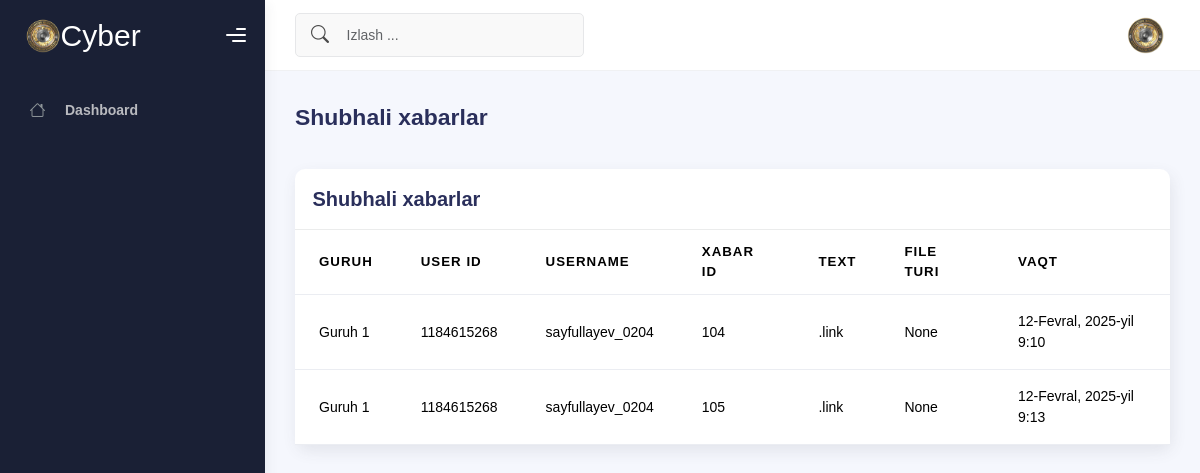
/chek-message, run on an earlier commit of the app's database.
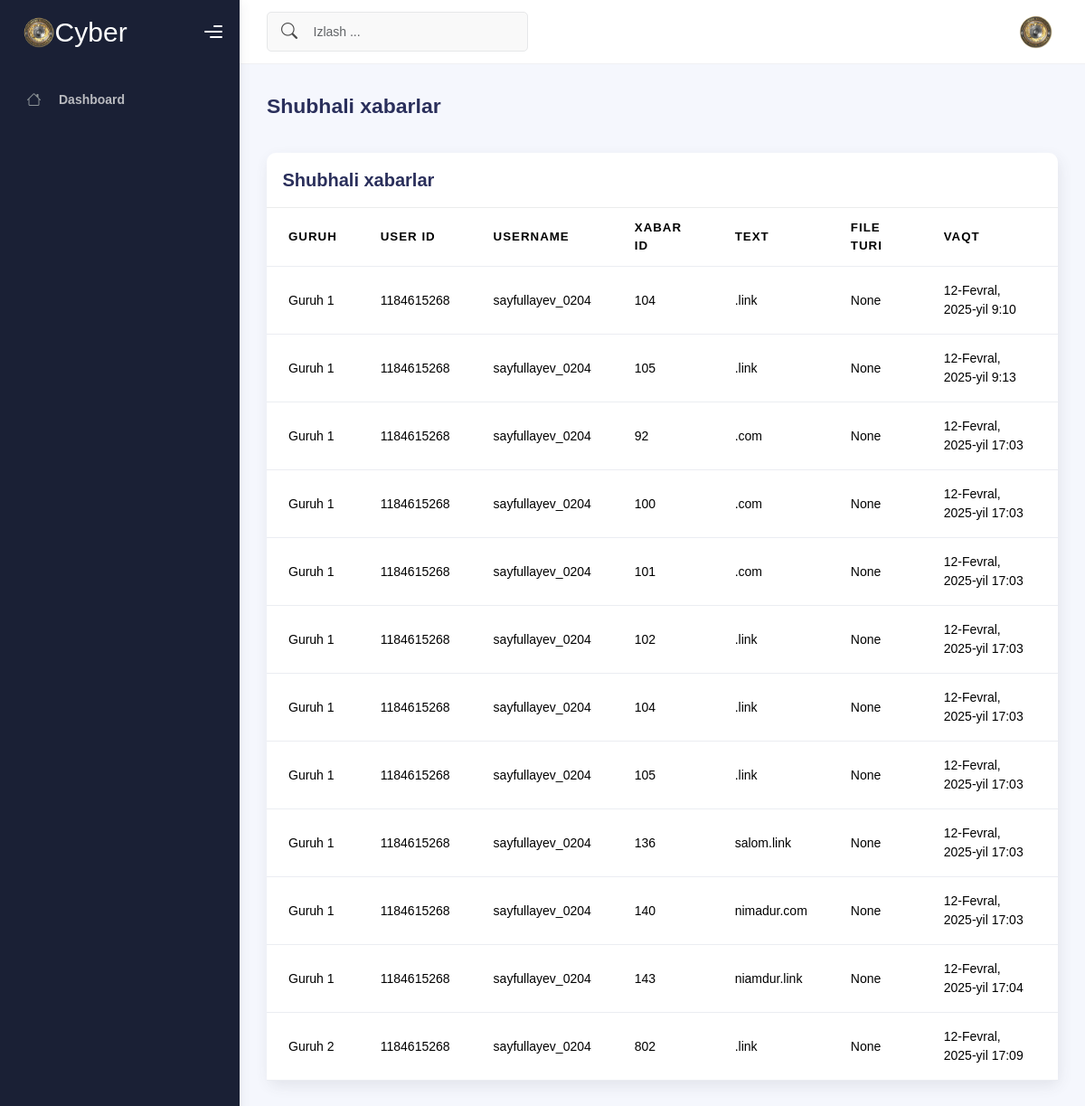
And on a later commit of the database.
### for_bot/models.py (models this page shows, shortened)
class TelegramMessageLog(models.Model):
    group = models.ForeignKey(Group, on_delete=models.CASCADE)  # Guruh bilan bog‘lash
    user_id = models.BigIntegerField()
    username = models.CharField(max_length=100, null=True, blank=True)
    message_id = models.BigIntegerField()
    text = models.TextField(null=True, blank=True)
    file_type = models.CharField(max_length=10, null=True, blank=True)
    created_at = models.DateTimeField(auto_now_add=True)

### app/models.py (models this page shows, shortened)
class Group(models.Model):
    group_id = models.CharField(max_length=50, unique=True)
    name = models.CharField(max_length=100)
    category = models.ForeignKey(GroupCategory, on_delete=models.CASCADE)
    is_admin = models.BooleanField(default=False)  # Bot admin yoki yo‘qligini tekshirish uchun

### for_bot/views.py (the view)
# urls.py: path("chek-message", message_list, name="chek_message"),
def message_list(request):
    messages = TelegramMessageLog.objects.all()
    return render(request, "check/telegram_message.html", {"message": messages})

### templates/check/telegram_message.html (shortened to what this page needs)
{% load static %}
<!DOCTYPE html>
<html lang="uz">
  <head>
    <link href="https://cdn.jsdelivr.net/npm/bootstrap-icons/font/bootstrap-icons.css" rel="stylesheet">
    <link rel="stylesheet" href="{% static 'css/bootstrap.min.css' %}" />
    <link rel="stylesheet" href="{% static 'css/plugins.min.css' %}" />
    <link rel="stylesheet" href="{% static 'css/kaiadmin.min.css' %}" />
    <link rel="stylesheet" href="{% static 'css/demo.css' %}" />
  </head>
  <body>
    <div class="wrapper">
      <div class="sidebar" data-background-color="dark">
        <div class="sidebar-logo">
          <div class="logo-header" data-background-color="dark">
            <a href="{% url 'home' %}" class="logo" style="justify-content: center; align-items: center; color: white; font-size: 30px;">
              <img
                src="{% static 'img/iiv.png' %}"
                alt="navbar brand"
                class="navbar-brand"
                height="35"
              />Cyber
            </a>
            <div class="nav-toggle">
              <button class="btn btn-toggle toggle-sidebar">
                <i class="gg-menu-right"></i>
              </button>
            </div>
          </div>
        </div>
        <div class="sidebar-wrapper scrollbar scrollbar-inner">
          <div class="sidebar-content">
            <ul class="nav nav-secondary">
              <li class="nav-item">
                <a
                  href="{% url 'home' %}"
                  class="collapsed active"
                  aria-expanded="false"
                >
                  <i class="bi bi-house"></i>
                  <p>Dashboard</p>
                </a>
              </li>
            </ul>
          </div>
        </div>
      </div>
      <div class="main-panel">
        <div class="main-header">
          <nav
            class="navbar navbar-header navbar-header-transparent navbar-expand-lg border-bottom"
          >
            <div class="container-fluid">
              <nav
                class="navbar navbar-header-left navbar-expand-lg navbar-form nav-search p-0 d-none d-lg-flex"
              >
                <div class="input-group">
                  <div class="input-group-prepend">
                    <button type="submit" class="btn btn-search pe-1">
                      <i class="bi bi-search search-icon"></i>
                    </button>
                  </div>
                  <input
                    type="text"
                    placeholder="Izlash ..."
                    class="form-control"
                  />
                </div>
              </nav>
              <ul class="navbar-nav topbar-nav ms-md-auto align-items-center">
                <li class="nav-item topbar-user dropdown hidden-caret">
                  <a
                    class="dropdown-toggle profile-pic"
                    data-bs-toggle="dropdown"
                    href="#"
                    aria-expanded="false"
                  >
                    <div class="avatar-sm">
                      <img
                        src="{% static 'img/iiv.png' %}"
                        alt="..."
                        class="avatar-img rounded-circle"
                      />
                    </div>
                  </a>
                </li>
              </ul>
            </div>
          </nav>
        </div>
        <div class="container">
          <div class="page-inner">
            <div class="d-flex align-items-left align-items-md-center flex-column flex-md-row pt-2 pb-4">
                <div>
                    <h3 class="fw-bold mb-3">Shubhali xabarlar</h3>
                </div>
            </div>
            <div class="row">
                <div class="col-md-12">
                    <div class="card card-round">
                        <div class="card-header">
                            <div class="card-head-row card-tools-still-right">
                                <div class="card-title">Shubhali xabarlar</div>
                            </div>
                        </div>
                        <div class="card-body p-0">
                            <div class="table-responsive">
                                <table class="table align-items-center mb-0">
                                    <thead class="thead">
                                        <tr>
                                            <th>Guruh</th>
                                            <th>User ID</th>
                                            <th>Username</th>
                                            <th>Xabar ID</th>
                                            <th>Text</th>
                                            <th>File Turi</th>
                                            <th>Vaqt</th>
                                        </tr>
                                    </thead>
                                    <tbody>
                                        {% for log in message %}
                                        <tr>
                                            <td class="text-first">{{ log.group.name }}</td>
                                            <td class="text-first">{{ log.user_id }}</td>
                                            <td class="text-first">{{ log.username }}</td>
                                            <td class="text-first">{{ log.message_id }}</td>
                                            <td class="text-first">{{ log.text }}</td>
                                            <td class="text-first">{{ log.file_type }}</td>
                                            <td class="text-first">{{ log.created_at }}</td>
                                        </tr>
                                        {% endfor %}
                                    </tbody>
                                </table>
                            </div>
                        </div>
                    </div>
                </div>
            </div>
        </div>
        </div>
      </div>
    </div>
  </body>
</html>

What changed in the data, as far as the page shows it:
added TelegramMessageLog: group.name "Guruh 1", user_id "1184615268", username "sayfullayev_0204", message_id "92", text ".com", file_type "None", created_at "12-Fevral, 2025-yil 17:03"
added TelegramMessageLog: group.name "Guruh 1", user_id "1184615268", username "sayfullayev_0204", message_id "100", text ".com", file_type "None", created_at "12-Fevral, 2025-yil 17:03"
added TelegramMessageLog: group.name "Guruh 1", user_id "1184615268", username "sayfullayev_0204", message_id "101", text ".com", file_type "None", created_at "12-Fevral, 2025-yil 17:03"
added TelegramMessageLog: group.name "Guruh 1", user_id "1184615268", username "sayfullayev_0204", message_id "102", text ".link", file_type "None", created_at "12-Fevral, 2025-yil 17:03"
added TelegramMessageLog: group.name "Guruh 1", user_id "1184615268", username "sayfullayev_0204", message_id "104", text ".link", file_type "None", created_at "12-Fevral, 2025-yil 17:03"
added TelegramMessageLog: group.name "Guruh 1", user_id "1184615268", username "sayfullayev_0204", message_id "105", text ".link", file_type "None", created_at "12-Fevral, 2025-yil 17:03"
added TelegramMessageLog: group.name "Guruh 1", user_id "1184615268", username "sayfullayev_0204", message_id "136", text "salom.link", file_type "None", created_at "12-Fevral, 2025-yil 17:03"
added TelegramMessageLog: group.name "Guruh 1", user_id "1184615268", username "sayfullayev_0204", message_id "140", text "nimadur.com", file_type "None", created_at "12-Fevral, 2025-yil 17:03"
added TelegramMessageLog: group.name "Guruh 1", user_id "1184615268", username "sayfullayev_0204", message_id "143", text "niamdur.link", file_type "None", created_at "12-Fevral, 2025-yil 17:04"
added TelegramMessageLog: group.name "Guruh 2", user_id "1184615268", username "sayfullayev_0204", message_id "802", text ".link", file_type "None", created_at "12-Fevral, 2025-yil 17:09"
